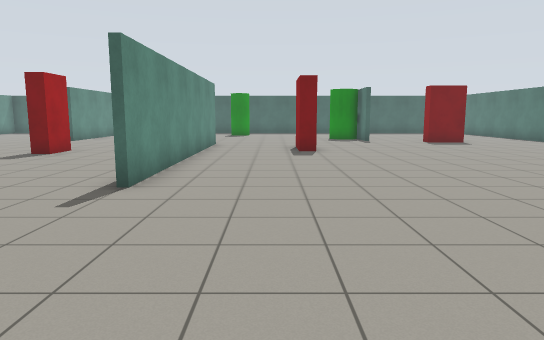
View 1 (above)

22 first-person views from a walk through a Gazebo world. The camera is 1.2 m above the floor, tilts 8° down and sees 70° across. Floor lines are 1 m apart. The floor is counted in squares, 1 m on a side. Each view is taken from the middle of a square. On the plan, view 1 faces up. The plan holds only what a view shows up to about 15 squares ahead; the rest is blank.

View 2
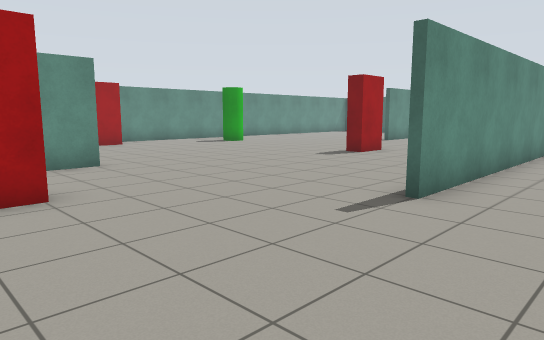

View 3
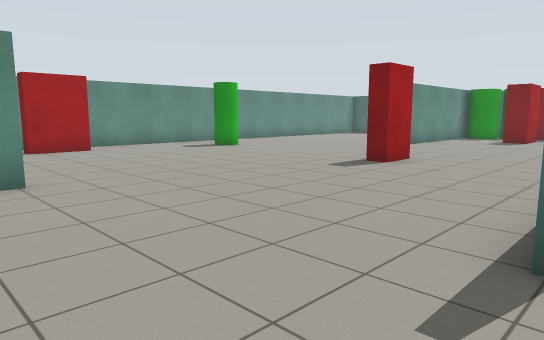

View 4
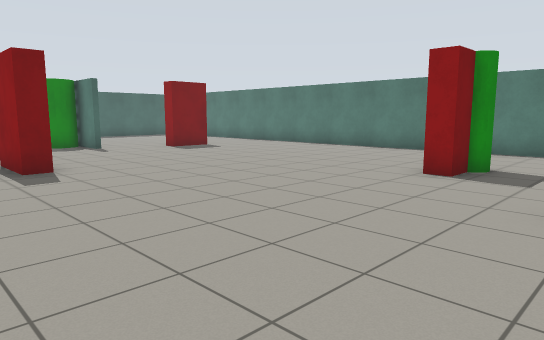

View 5
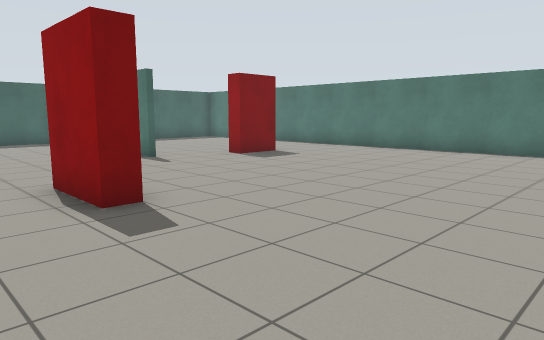

View 6
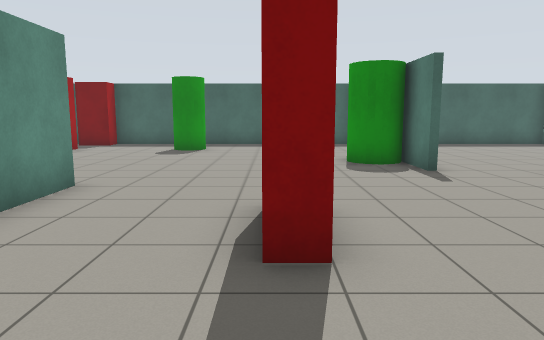

View 7
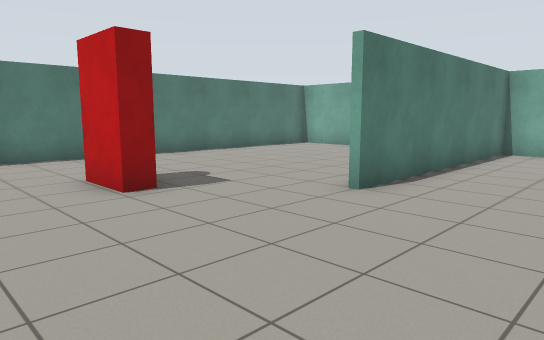

View 8
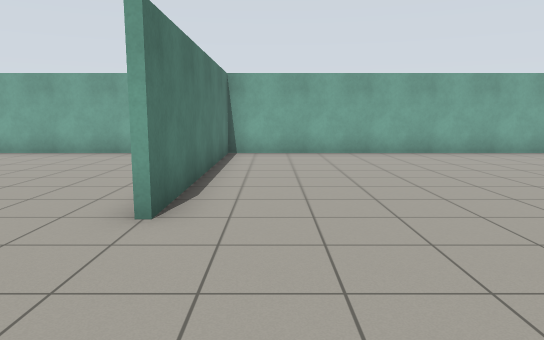

View 9
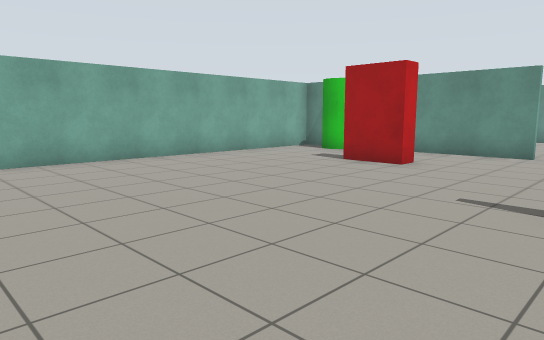

View 10
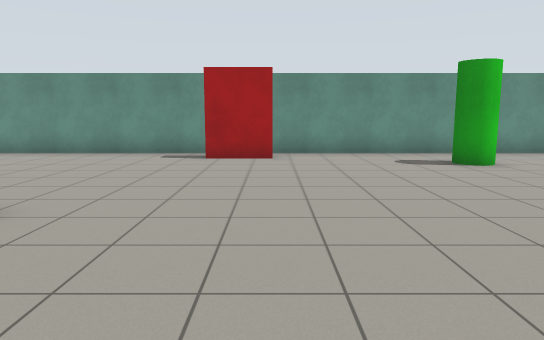

View 11
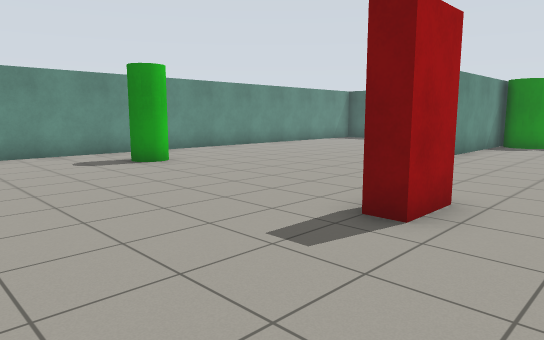

View 12
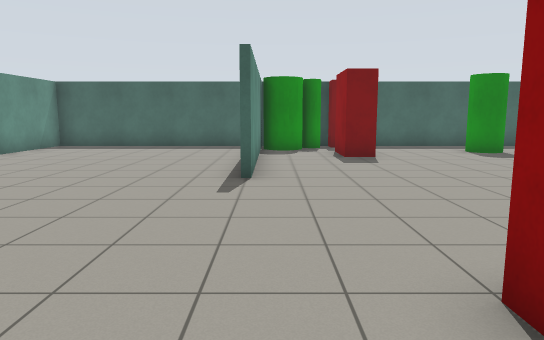

View 13
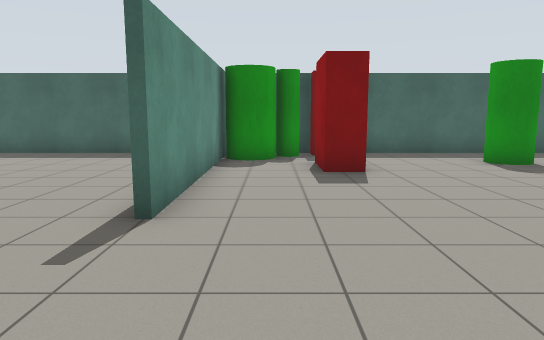

View 14
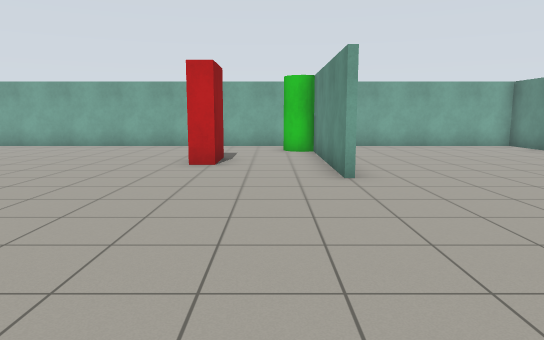

View 15
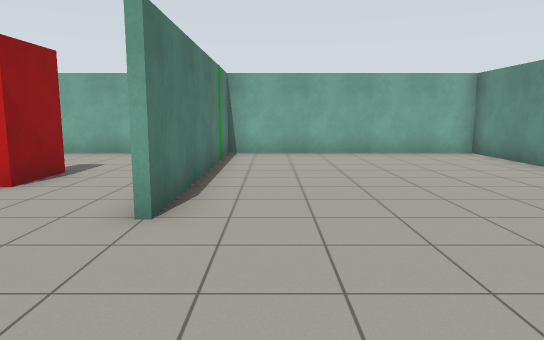

View 16
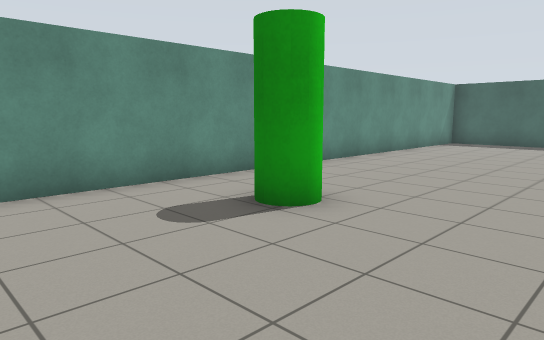

View 17
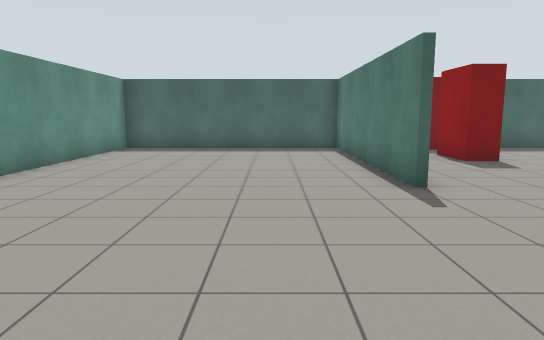

View 18
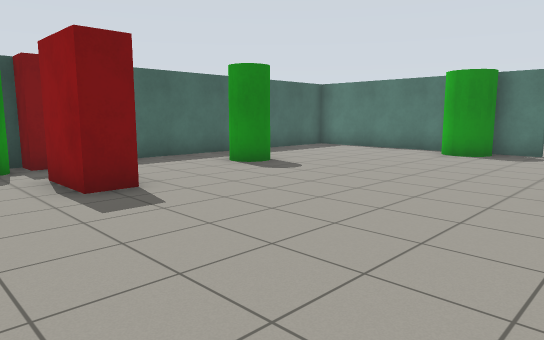

View 19
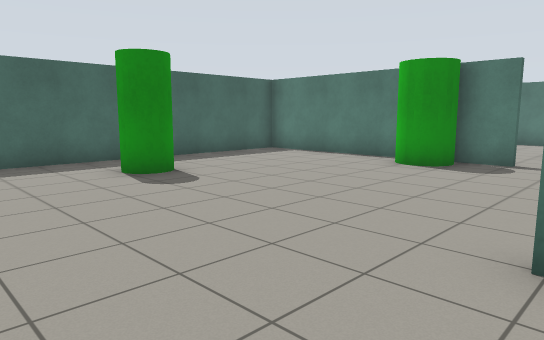

View 20
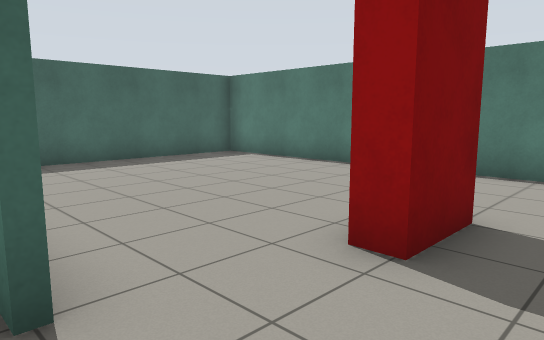

View 21
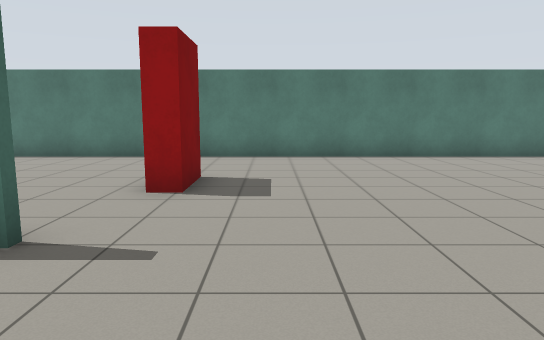

View 22
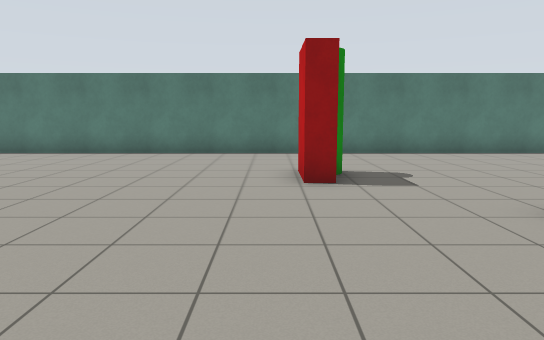

### Floor plan
Points are (right, up) in squares from view 1. A wall is a line through its corners. A room is listed if a view was taken in it or the views show most of it. See-through windows are left out.
Room 1 (views 1, 2, 3, 4, 5, 6, 7, 8, 9, 10, 11, 12, 13, 14, 15, 16, 17, 18, 19, 20, 21, 22)
walls: (-2.4, 16.6) (-2.4, 6.4); (4.4, 18.4) (4.4, 19.5); (-9.6, 18.4) (-9.6, 26.4) (-17.4, 26.4) (-17.4, 8); (-9.4, 4.6) (-9.4, -0.1); (4.4, 21.4) (4.4, 26.4) (-5, 26.4); (-6.8, 26.4) (-7.9, 26.4); (-9.4, 26) (-9.4, 18.4); (-17.4, 6.5) (-17.4, -3.4) (-9.6, -3.4) (-9.6, 4.6); (-8.3, -3.4) (4.4, -3.4) (4.4, 4.6); (7.5, -3.4) (11.7, -3.4); (12.4, -0.8) (12.4, 26.4) (6.5, 26.4)
objects: red box (-16, 6) to (-16, 8); green cylinder (-15, 13); green cylinder (-9, -2) to (-9, -1); green cylinder (-9, 25) to (-8, 25); green cylinder (-8, 26); red box (-7, 12) to (-7, 13); red box (-7, 22) to (-6, 24); red box (-7, 26) to (-6, 27); red box (-6, 1) to (-6, 2); green cylinder (-2, 24); red box (1, 13) to (1, 15); green cylinder (3, 20) to (4, 21); red box (7, 7); red box (7, 18) to (8, 18); green cylinder (8, 7)

Where each view was taken, in squares from view 1:
view 1: 0 up, 0 right, facing up
view 2: 1 up, 0 right, facing up-left
view 3: 3 up, 2 left, facing up-left
view 4: 4 up, 1 left, facing up-right
view 5: 8 up, 1 left, facing up-right
view 6: 10 up, 1 right, facing up
view 7: 10 up, 1 right, facing down-right
view 8: 9 up, 3 right, facing down
view 9: 7 up, 3 right, facing down-left
view 10: 8 up, 5 left, facing left
view 11: 8 up, 5 left, facing up-left
view 12: 11 up, 9 left, facing up
view 13: 14 up, 8 left, facing up
view 14: 12 up, 8 left, facing down
view 15: 9 up, 11 left, facing down
view 16: 9 up, 11 left, facing up-left
view 17: 12 up, 12 left, facing up
view 18: 16 up, 9 left, facing up-right
view 19: 16 up, 6 left, facing up-right
view 20: 16 up, 4 right, facing up-right
view 21: 16 up, 1 right, facing right
view 22: 8 up, 0 right, facing right
